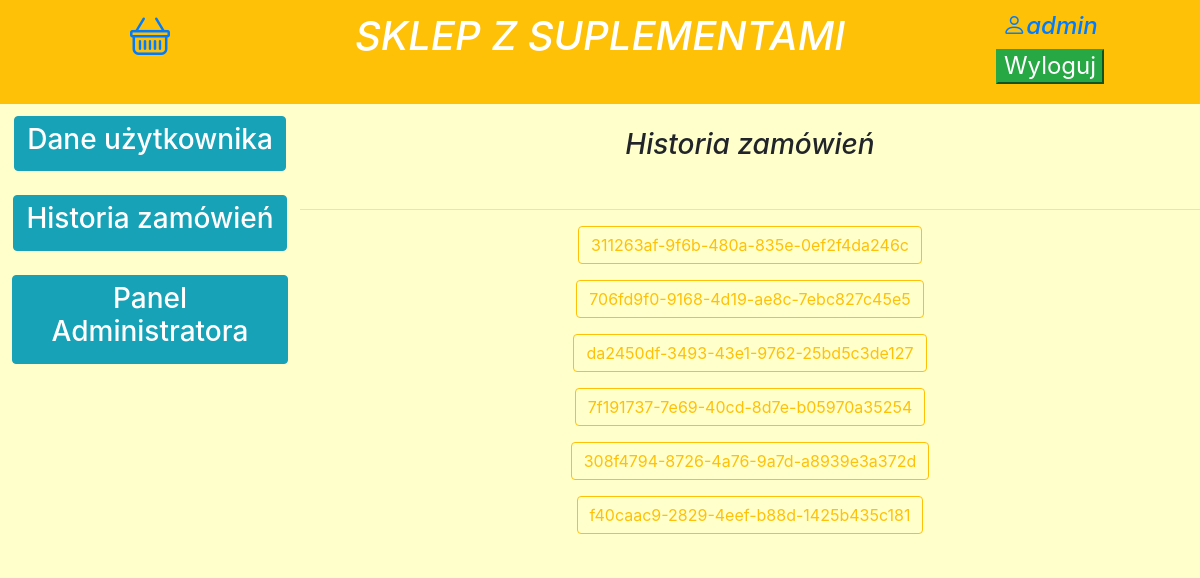
The app's page /historia_zamowien/ (signed in), older data.
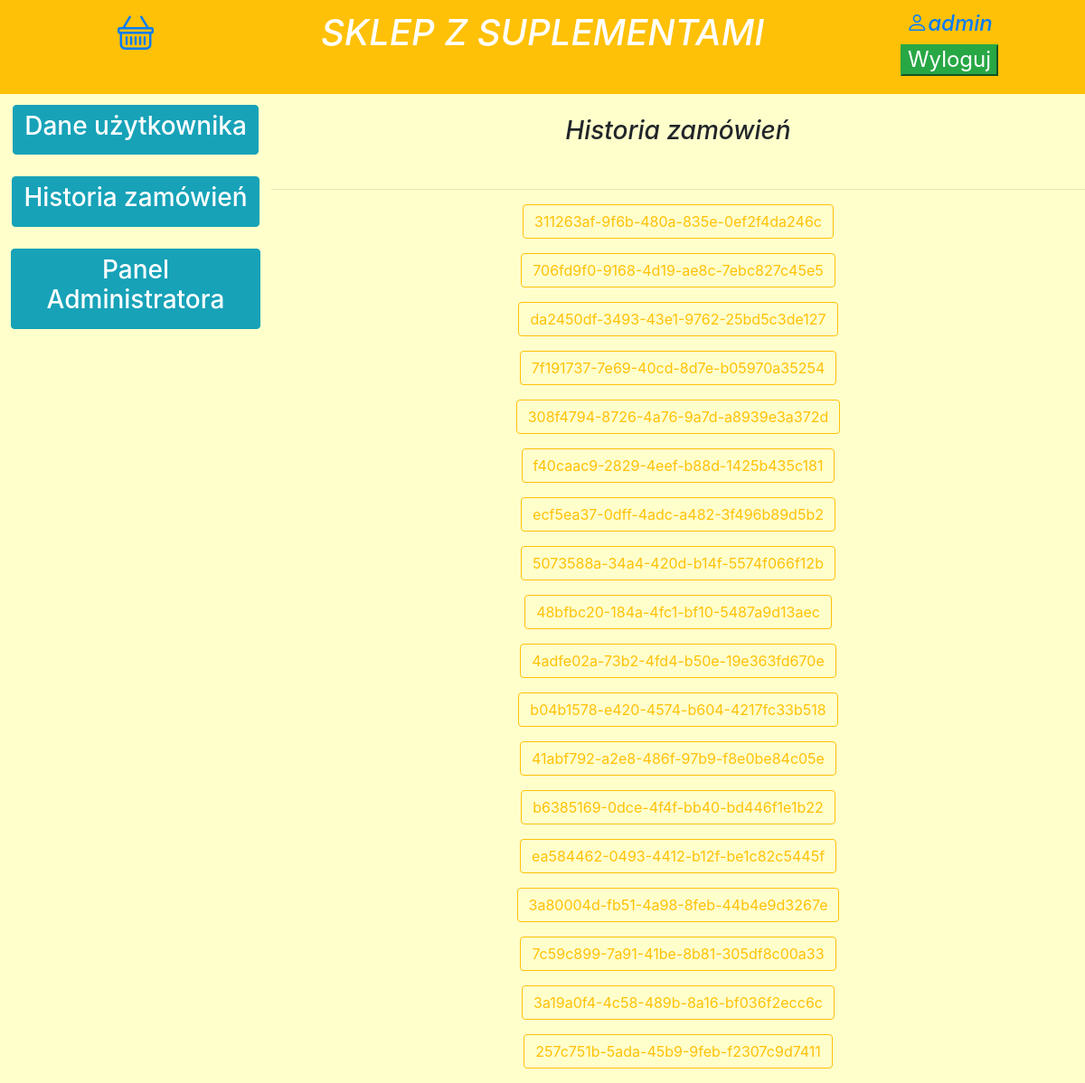
The same page, newer data.
### Main/models.py (models this page shows, shortened)
class Zamowienie(models.Model):
    id = models.UUIDField(default=uuid.uuid4, primary_key=True)
    imie = models.CharField(max_length=50)
    nazwisko = models.CharField(max_length=50)
    numer_telefonu = models.CharField(max_length=12)
    miasto = models.CharField(max_length=50)
    kod_pocztowy = models.CharField(max_length=50)
    koszyk = models.ForeignKey(Koszyk, on_delete=models.CASCADE, related_name='cart')
    zamowione = models.BooleanField(default=False)
    kwota = models.FloatField(default=100)
    data = models.DateTimeField(auto_now_add=True)
    zrealizowane = models.BooleanField(default=False)
    class Meta:
        verbose_name = "Zamówienie"
        verbose_name_plural = "Zamówienia"

### Main/views.py (the view)
# urls.py: path('historia_zamowien/', views.historia_zamowien, name="historia_zamowien"),
def historia_zamowien(request):
    orders = Zamowienie.objects.all()
    user_orders = []
    for order in orders:
        if order.koszyk.klient == request.user:
            user_orders.append(order)
    context = {"orders": user_orders}
    return render(request, 'historia_zamowien.html', context)

### Main/templates/historia_zamowien.html (shortened to what this page needs)
{% load static %}
<!DOCTYPE html>
<html lang="pl">
<head>
    {% load static %}
    <link rel="stylesheet" href="{% static 'css/bootstrap.min.css' %}">
    <link rel="stylesheet" href="{% static 'css/bootstrap.css' %}">
    <link rel="stylesheet" href="https://cdn.jsdelivr.net/npm/bootstrap-icons@1.5.0/font/bootstrap-icons.css">
</head>
<body>
    <div class="row font-italic text-white">
        <div class="col-3 bg-warning d-none d-md-block">
            <h1><a href="{% url 'koszyk' %}"><span class="bi-basket"></span></a></h1>
        </div>
        <div class="col-6 bg-warning d-none d-md-block">
            <h1><a class="text-white" href="{% url 'index' %}"> SKLEP Z SUPLEMENTAMI </a></h1>
        </div>
        <div class="col-3 bg-warning d-none d-md-block">
                <h4>
                    {% if request.user.is_anonymous %}
                        <h4><button class="btn-success"><a class="text-white" href="{% url 'wylogowanie' %}">Zaloguj</a></button></h4>
                    {% else %}
                        <a href="{% url 'profil' %}"><span class="bi-person">{{ request.user }}</span></a>
                        <h4><button class="btn-success"><a class="text-white" href="{% url 'wylogowanie' %}">Wyloguj</a></button></h4>
                    {% endif %}
                </h4>
        </div>
    </div>
    <div class="row font-italic">
        <div class="col-xs-4 col-sm-3">
            <a href="{% url 'profil' %}"><button class="btn btn-info"><h3>Dane użytkownika</h3></button></a><br><br>
            <a href="{% url 'historia_zamowien' %}"><button class="btn btn-info"><h3>Historia zamówień</h3></button></a>
            <br><br>
            {% if request.user.is_superuser %}
                <a href="{% url 'admin:index' %}"><button class="btn btn-info"><h3>Panel Administratora</h3></button></a>
            {% endif %}
        </div>
        <div class="col-xs-8 col-sm-9 container- bg-transparent">
            <br><h3 class="font-italic">Historia zamówień</h3><br><hr>
            {% if orders %}
                {% for order in orders %}
                    <p><a href="/historia_zamowien/{{ order.id }}" class="text-decoration-none">
                        <button type="button" class="btn btn-outline-warning">
                            {{ order.id }}
                        </button>
                    </a></p>
                {% endfor %}
            {% else %}
                <h4 class="font-italic text-info">Brak zamówień :(</h4>
            {% endif %}
        </div>
    </div>
</body>
</html>

### Main/templates/historia_zamowien.html (style rules this page uses)
body { background-color: #ffffcc; margin: 0; padding: 0; }
[class *= "col-"] { background-color: #ffffcc; text-align: center; padding: 1%; }
[class *= "container"] { background-color: white; text-align: center; margin: 0; padding: 0; width: 100%; }
.row { margin: 0; }

Row changes from the older to the newer data that the page shows:
added Zamowienie: id "ecf5ea37-0dff-4adc-a482-3f496b89d5b2"
added Zamowienie: id "5073588a-34a4-420d-b14f-5574f066f12b"
added Zamowienie: id "48bfbc20-184a-4fc1-bf10-5487a9d13aec"
added Zamowienie: id "4adfe02a-73b2-4fd4-b50e-19e363fd670e"
added Zamowienie: id "b04b1578-e420-4574-b604-4217fc33b518"
added Zamowienie: id "41abf792-a2e8-486f-97b9-f8e0be84c05e"
added Zamowienie: id "b6385169-0dce-4f4f-bb40-bd446f1e1b22"
added Zamowienie: id "ea584462-0493-4412-b12f-be1c82c5445f"
added Zamowienie: id "3a80004d-fb51-4a98-8feb-44b4e9d3267e"
added Zamowienie: id "7c59c899-7a91-41be-8b81-305df8c00a33"
added Zamowienie: id "3a19a0f4-4c58-489b-8a16-bf036f2ecc6c"
added Zamowienie: id "257c751b-5ada-45b9-9feb-f2307c9d7411"
